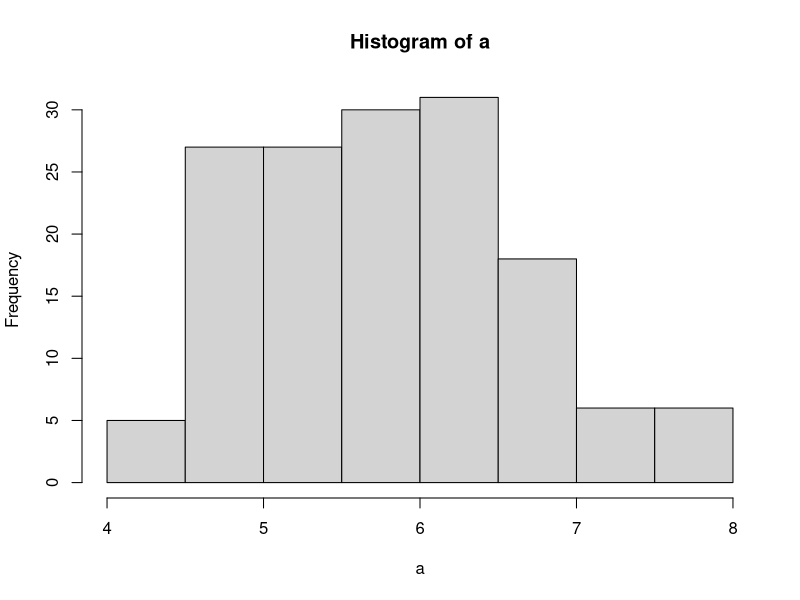
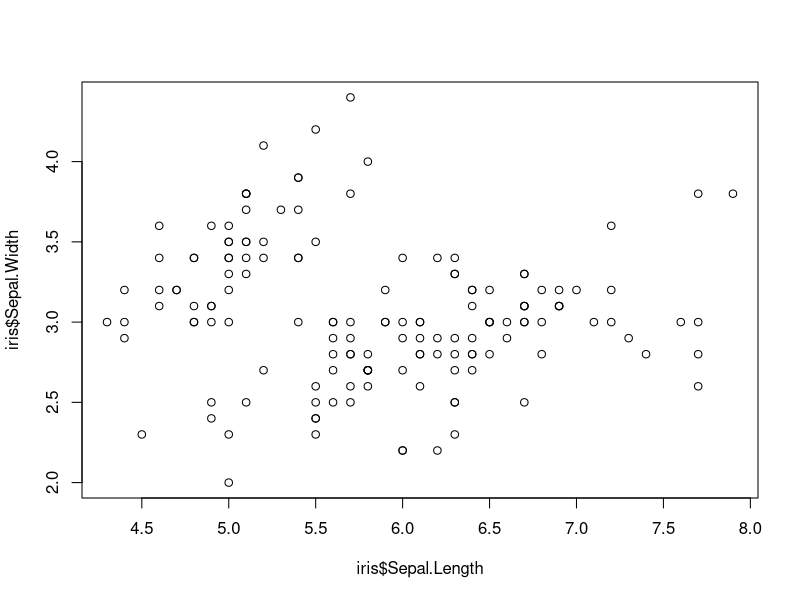

Here is the R script that generated these plots, in order:
## ---- chunk 1
knitr::opts_chunk$set(echo = TRUE)
## ---- chunk 2
str(iris)
summary(iris)
## ---- chunk 3
a=iris$Sepal.Length
hist(a)
## ---- chunk 4
plot(iris$Sepal.Length,iris$Sepal.Width)
